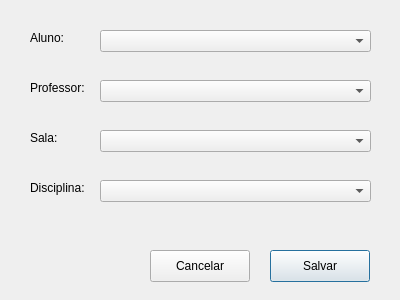
<?xml version="1.0" encoding="UTF-8"?>
<ui version="4.0">
 <class>Dialog</class>
 <widget class="QDialog" name="Dialog">
  <property name="geometry">
   <rect>
    <x>0</x>
    <y>0</y>
    <width>400</width>
    <height>300</height>
   </rect>
  </property>
  <property name="windowTitle">
   <string>Inscrição</string>
  </property>
  <widget class="QLabel" name="labelAluno">
   <property name="geometry">
    <rect>
     <x>30</x>
     <y>30</y>
     <width>58</width>
     <height>16</height>
    </rect>
   </property>
   <property name="text">
    <string>Aluno:</string>
   </property>
  </widget>
  <widget class="QComboBox" name="comboAlunos">
   <property name="geometry">
    <rect>
     <x>100</x>
     <y>30</y>
     <width>271</width>
     <height>22</height>
    </rect>
   </property>
  </widget>
  <widget class="QLabel" name="labelProfessor">
   <property name="geometry">
    <rect>
     <x>30</x>
     <y>80</y>
     <width>58</width>
     <height>16</height>
    </rect>
   </property>
   <property name="text">
    <string>Professor:</string>
   </property>
  </widget>
  <widget class="QComboBox" name="comboProfessores">
   <property name="geometry">
    <rect>
     <x>100</x>
     <y>80</y>
     <width>271</width>
     <height>22</height>
    </rect>
   </property>
  </widget>
  <widget class="QLabel" name="labelSala">
   <property name="geometry">
    <rect>
     <x>30</x>
     <y>130</y>
     <width>58</width>
     <height>16</height>
    </rect>
   </property>
   <property name="text">
    <string>Sala:</string>
   </property>
  </widget>
  <widget class="QComboBox" name="comboSalas">
   <property name="geometry">
    <rect>
     <x>100</x>
     <y>130</y>
     <width>271</width>
     <height>22</height>
    </rect>
   </property>
  </widget>
  <widget class="QLabel" name="labelDisciplina">
   <property name="geometry">
    <rect>
     <x>30</x>
     <y>180</y>
     <width>58</width>
     <height>16</height>
    </rect>
   </property>
   <property name="text">
    <string>Disciplina:</string>
   </property>
  </widget>
  <widget class="QComboBox" name="comboDisciplinas">
   <property name="geometry">
    <rect>
     <x>100</x>
     <y>180</y>
     <width>271</width>
     <height>22</height>
    </rect>
   </property>
  </widget>
  <widget class="QPushButton" name="btnSalvar">
   <property name="geometry">
    <rect>
     <x>270</x>
     <y>250</y>
     <width>100</width>
     <height>32</height>
    </rect>
   </property>
   <property name="text">
    <string>Salvar</string>
   </property>
  </widget>
  <widget class="QPushButton" name="btnCancelar">
   <property name="geometry">
    <rect>
     <x>150</x>
     <y>250</y>
     <width>100</width>
     <height>32</height>
    </rect>
   </property>
   <property name="text">
    <string>Cancelar</string>
   </property>
  </widget>
 </widget>
 <resources/>
 <connections/>
</ui>
